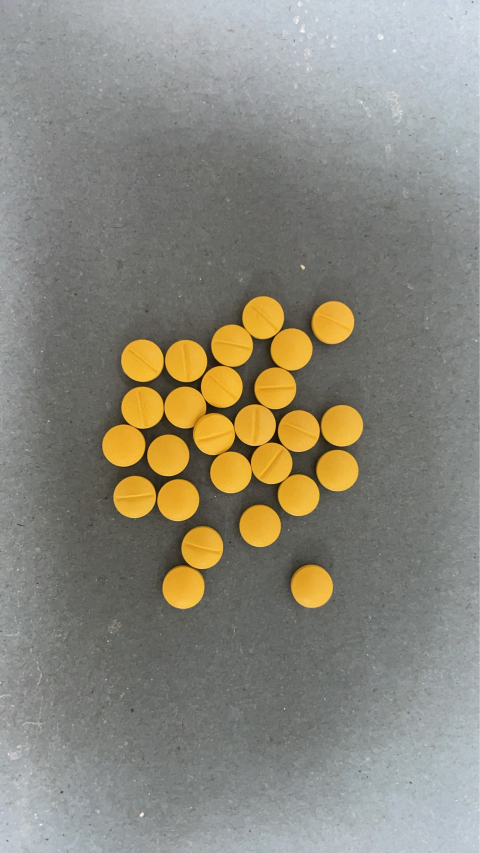
#> input picture imgfiles/S__58916873.jpg, 960 x 1706 px (shown at 1/2 size)
$ jupyter execute test.ipynb
#> lines starting #> are read from the running program, lines starting #| are printed output that depends on the picture; after the words box and inside, x2 and y2 are one past the last pixel; in counts of white or black regions, pixels touching at a corner belong together
[cell 1]
import cv2
import numpy as np
import matplotlib.pyplot as plt

[cell 2]
image = cv2.imread('./imgfiles/S__58916873.jpg')
#> image is the input picture: shape (1706, 960, 3); mean B, G, R 123.5, 135.6, 138.4
gray = cv2.cvtColor(image, cv2.COLOR_BGR2GRAY)
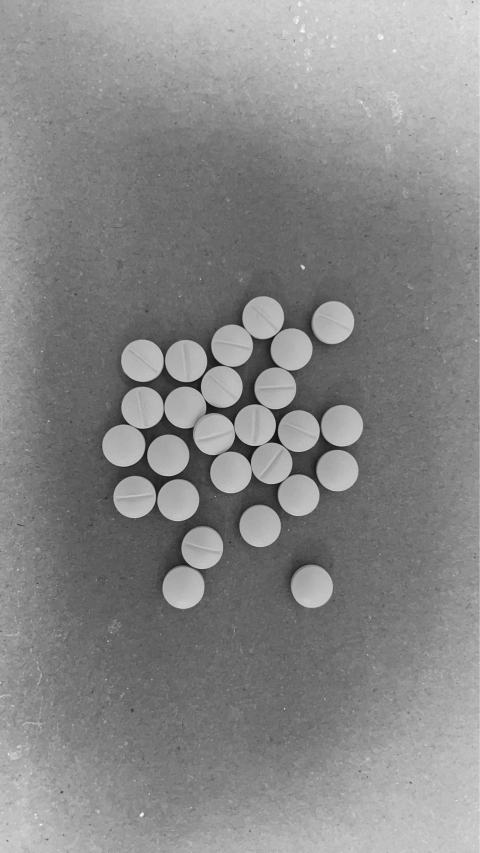
#> gray: shape (1706, 960) (shown at 1/2 size); min 9, max 255, mean 135.1
plt.imshow(gray, cmap='gray')

[cell 3]
blur = cv2.GaussianBlur(gray, (15, 15), 0)
plt.imshow(blur, cmap='gray')

[cell 4]
canny = cv2.Canny(blur, 30, 150, 3)
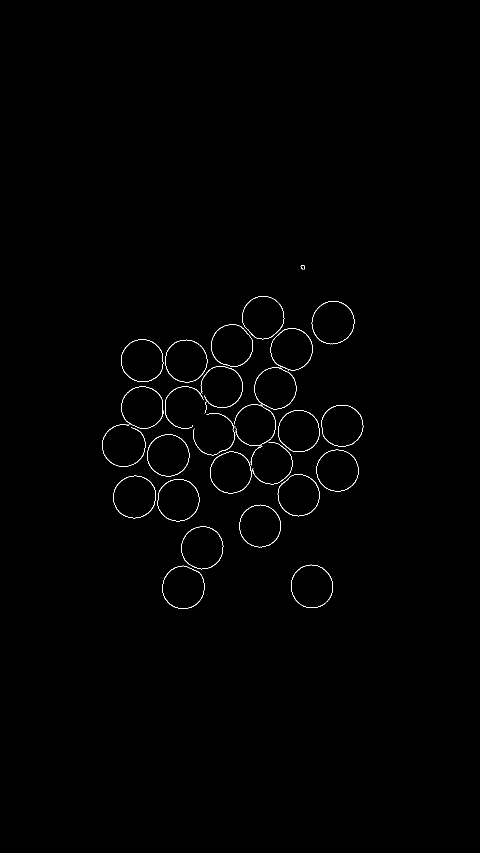
#> canny: shape (1706, 960) (shown at 1/2 size); 0.47% white in thin lines or dots, all inside (x1, y1, x2, y2) = (204, 530, 727, 1218)
plt.imshow(canny, cmap='gray')

[cell 5]
dilated = cv2.dilate(canny, (1, 1), iterations=0)
plt.imshow(dilated, cmap='gray')

[cell 6]
(cnt, hierarchy) = cv2.findContours(
    dilated.copy(), cv2.RETR_EXTERNAL, cv2.CHAIN_APPROX_NONE)
#> cnt = 30 contours, 4 with area under 20; largest, box (x1, y1, x2, y2) and area: (623, 602, 709, 689) 5681, (226, 951, 312, 1037) 5650, (242, 678, 327, 764) 5646, (582, 1129, 666, 1216) 5636, (324, 1131, 409, 1218) 5626
rgb = cv2.cvtColor(image, cv2.COLOR_BGR2RGB)
cv2.drawContours(rgb, cnt, -1, (0, 255, 0), 2)

plt.imshow(rgb)

[cell 7]
print("coins in the image : ", len(cnt))
#| coins in the image :  30

[cell 8]
image = cv2.imread('./imgfiles/S__58916873.jpg')
gray = cv2.cvtColor(image, cv2.COLOR_BGR2GRAY)

blur = cv2.GaussianBlur(gray, (11, 11), 0)
canny = cv2.Canny(blur, 50, 150, 3)
#> canny: shape (1706, 960); 0.48% white in thin lines or dots, all inside (x1, y1, x2, y2) = (204, 530, 727, 1634)
dilated = cv2.dilate(canny, (1, 1), iterations=0)

(cnt, hierarchy) = cv2.findContours(
    dilated.copy(), cv2.RETR_EXTERNAL, cv2.CHAIN_APPROX_NONE)
#> cnt = 27 contours, 3 with area under 20; largest, box (x1, y1, x2, y2) and area: (623, 602, 709, 689) 5714, (204, 848, 291, 934) 5688, (581, 1129, 666, 1216) 5683, (242, 679, 327, 764) 5678, (226, 951, 312, 1037) 5672
rgb = cv2.cvtColor(image, cv2.COLOR_BGR2RGB)
cv2.drawContours(rgb, cnt, -1, (0, 255, 0), 2)
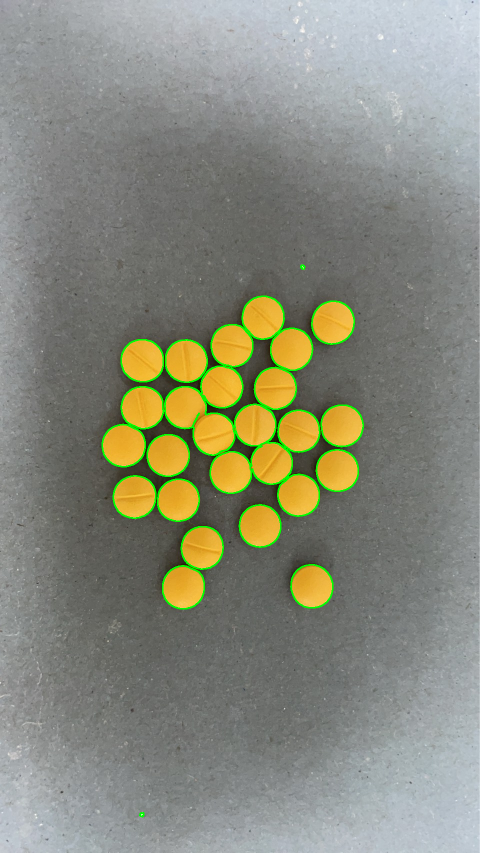
#> rgb: shape (1706, 960, 3) (shown at 1/2 size); mean R, G, B 136.2, 137.6, 122.8

plt.imshow(rgb)
print("pills in the image : ", len(cnt))
#| pills in the image :  27

[cell 9]
# 讀取影像
img = cv2.imread('./imgfiles/S__58916873.jpg')

# 轉為灰階
gray = cv2.cvtColor(img, cv2.COLOR_BGR2GRAY)

# 模糊化：降噪（避免偵測出毛邊）
blur = cv2.GaussianBlur(gray, (7, 7), 0)

# 使用 Otsu 自動二值化去除背景
_, thresh = cv2.threshold(blur, 80, 255, cv2.THRESH_BINARY_INV + cv2.THRESH_OTSU)
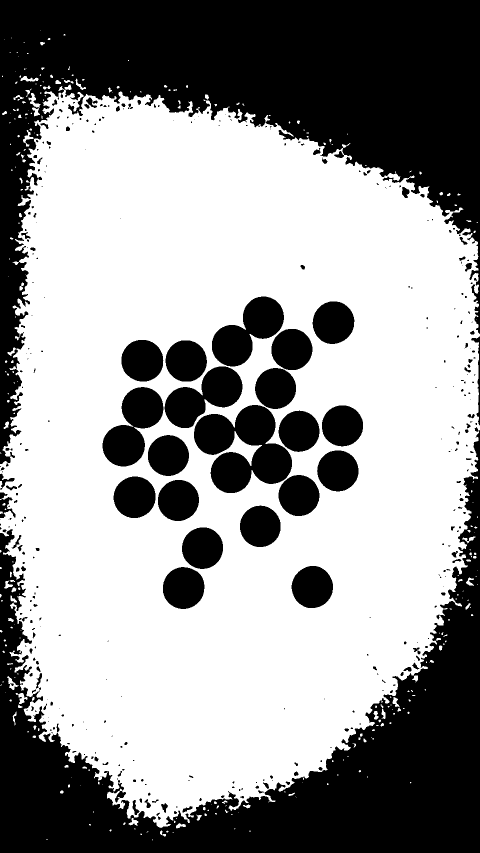
#> thresh: shape (1706, 960) (shown at 1/2 size); 59.4% white; 364 black regions (217 under 20 px), largest, box (x1, y1, x2, y2) and area: (0, 0, 960, 928) 291916, (0, 860, 960, 1706) 224341, (388, 810, 584, 986) 20864

# 邊緣偵測（可視情況調整閾值）
edges = cv2.Canny(thresh, 50, 150)
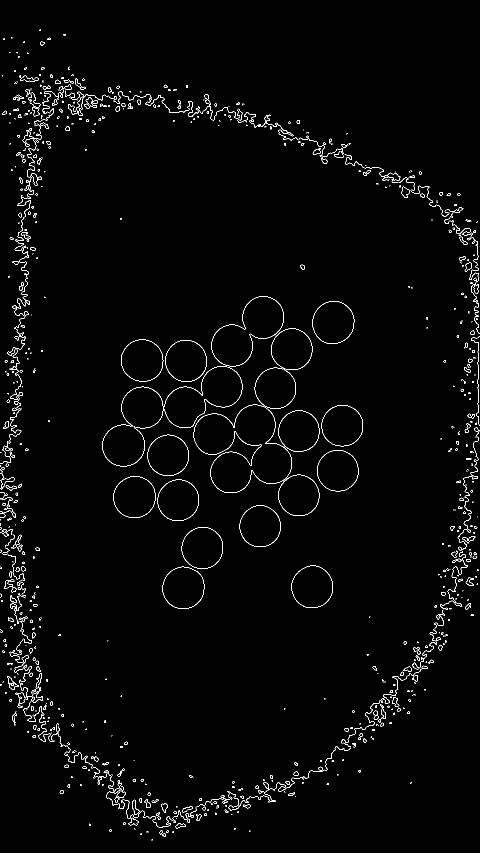
#> edges: shape (1706, 960) (shown at 1/2 size); 1.7% white in thin lines or dots

# 顯示結果
plt.figure(figsize=(12, 6))
plt.subplot(1, 3, 1), plt.imshow(cv2.cvtColor(img, cv2.COLOR_BGR2RGB)), plt.title("原圖")
plt.subplot(1, 3, 2), plt.imshow(thresh, cmap='gray'), plt.title("背景去除")
plt.subplot(1, 3, 3), plt.imshow(edges, cmap='gray'), plt.title("邊緣偵測")
plt.tight_layout()
plt.show()

[cell 10]
import cv2

[cell 11]
# 嘗試開啟攝影機（0 代表第一支 USB 攝影機）
cap = cv2.VideoCapture(0)

# 確認攝影機有成功開啟
if not cap.isOpened():
    print("❌ 無法開啟攝影機！")
    exit()

# 等待攝影機暖機一小下
cap.read()  # 忽略第一幀
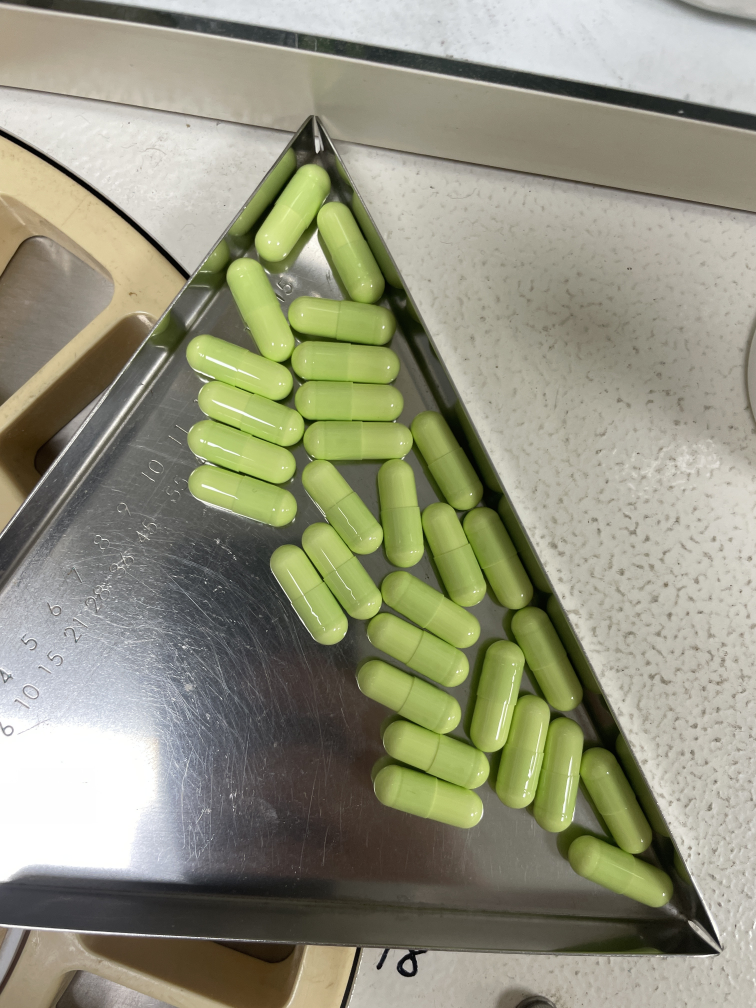
#> input picture imgfiles/S__58916870_0.jpg, 3024 x 4032 px, given in place of the camera (shown at 1/4 size)

# 拍照
ret, frame = cap.read()
#> frame is the input picture: shape (4032, 3024, 3); mean B, G, R 125.3, 146.7, 146.7

if ret:
    filename = "capture.jpg"
    cv2.imwrite(filename, frame)
    print(f"✅ 拍照成功，已儲存為：{filename}")
else:
    print("❌ 拍照失敗")

# 釋放攝影機資源
cap.release()

[cell 12]
import cv2
import numpy as np

# 初始化攝影機
cap = cv2.VideoCapture(1)
if not cap.isOpened():
    print("❌ 無法開啟攝影機")
    exit()

# 設定 ROI 區域 (x, y, w, h)
roi = (100, 100, 400, 300)  # 你可以依實際畫面調整

print("📸 開始即時偵測，按 q 離開")

while True:
    ret, frame = cap.read()
    if not ret:
        break

    x, y, w, h = roi
    roi_img = frame[y:y+h, x:x+w]
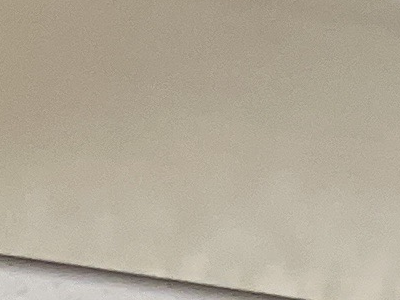
#> roi_img: shape (300, 400, 3); mean B, G, R 152.4, 169.6, 178.2

    # 灰階
    gray = cv2.cvtColor(roi_img, cv2.COLOR_BGR2GRAY)
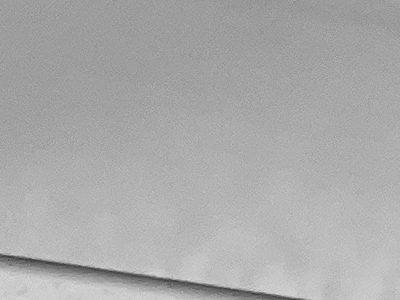
#> gray: shape (300, 400); min 54, max 222, mean 170.1

    # 模糊
    blur = cv2.GaussianBlur(gray, (7, 7), 0)
#> blur: shape (300, 400)

    # 自動二值化（Otsu）
    _, thresh = cv2.threshold(blur, 80, 255, cv2.THRESH_BINARY_INV + cv2.THRESH_OTSU)
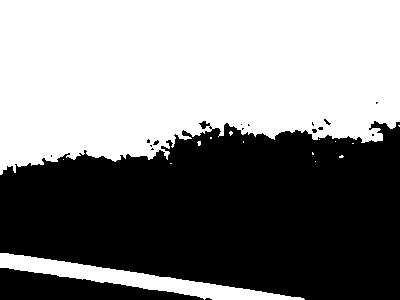
#> thresh: shape (300, 400); 51.5% white; 17 black regions (15 under 20 px), largest, box (x1, y1, x2, y2) and area: (0, 121, 400, 300) 54429, (0, 268, 204, 300) 3613

    # 邊緣偵測
    edges = cv2.Canny(thresh, 50, 150)
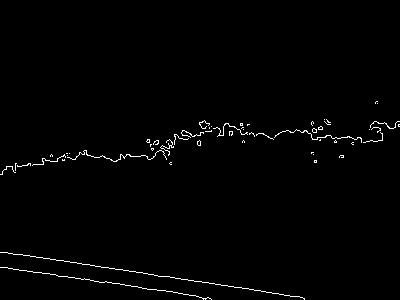
#> edges: shape (300, 400); 1.2% white in thin lines or dots, all inside (x1, y1, x2, y2) = (0, 101, 400, 300)

    # 找輪廓來計數
    contours, _ = cv2.findContours(thresh, cv2.RETR_EXTERNAL, cv2.CHAIN_APPROX_SIMPLE)
#> contours = 15 contours, 13 with area under 20; largest, box (x1, y1, x2, y2) and area: (0, 0, 400, 175) 57262, (0, 253, 305, 300) 3685
    count = len(contours)
#> count = 15

    # 顯示邊框和結果文字
    display = frame.copy()
    cv2.rectangle(display, (x, y), (x+w, y+h), (0, 255, 0), 2)
    cv2.putText(display, f"數量: {count}", (x, y-10), cv2.FONT_HERSHEY_SIMPLEX, 1, (0, 0, 255), 2)

    # 顯示畫面
    cv2.imshow('即時辨識 - 原始畫面', display)
    cv2.imshow('ROI - 邊緣偵測', edges)

    # 按 q 離開
    if cv2.waitKey(1) & 0xFF == ord('q'):
#> (key q is pressed here)
        break

# 結束
cap.release()
cv2.destroyAllWindows()
